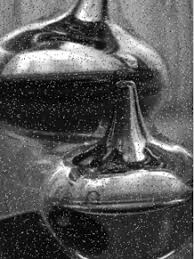
#> input picture (14.2) Smoothing or Blurring Pepper Salt Image/Water Drop.jfif, 194 x 259 px
$ jupyter execute 'Smoothing Or Blurring Image (Pepper Salt Image).ipynb'
#> lines starting #> are read from the running program, lines starting #| are printed output that depends on the picture
[cell 1]
import cv2
import numpy as np
import matplotlib.pyplot as plt

### Reading Image

[cell 2]
img=cv2.imread('Water Drop.jfif',1)
#> img is the input picture: shape (259, 194, 3); min 0, max 255, mean 87.5

### Change The Color Format From BGR to RGB Format

[cell 3]
img=cv2.cvtColor(img,cv2.COLOR_BGR2RGB)

### Median Filter

[cell 4]
median=cv2.medianBlur(img,5) # Here the kernel size should be in odd numbers
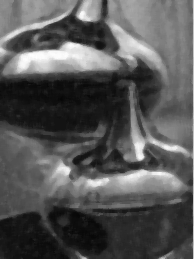
#> median: shape (259, 194, 3); min 6, max 254, mean 86
# Higher The Kernel Size To Get A Best Result

### Bilateral Filter

[cell 5]
bilat_img=cv2.bilateralFilter(img,50,75,75)
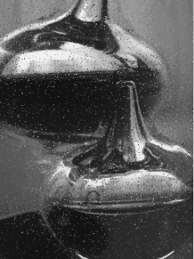
#> bilat_img: shape (259, 194, 3); min 15, max 243, mean 86.4
#cv2.bilateralFilter(image_name,diameter of kernel,sigma color,sigma Space)
# if you want to blur the image and preserve the Edges to be Sharp then we can use this

[cell 6]
images=[img,median,bilat_img]
titles=['Original Image','Median Image','Bilateral Image']

[cell 7]
for i in range(3):
    plt.subplot(1,3,i+1)
    plt.imshow(images[i],'gray')
    plt.title(titles[i])
    plt.xticks([])
    plt.yticks([])
plt.show()
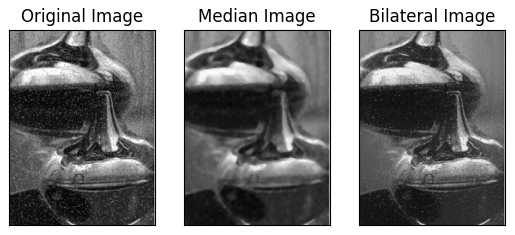
#> figure drawn by matplotlib, 3 panels
